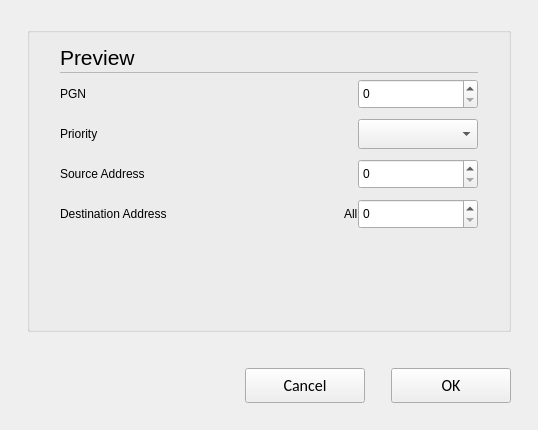
<?xml version="1.0" encoding="UTF-8"?>
<ui version="4.0">
 <class>C_SdBueJ1939PgPropertiesDialog</class>
 <widget class="QWidget" name="C_SdBueJ1939PgPropertiesDialog">
  <property name="geometry">
   <rect>
    <x>0</x>
    <y>0</y>
    <width>538</width>
    <height>430</height>
   </rect>
  </property>
  <property name="windowTitle">
   <string>C_SdBueJ1939PgPropertiesDialog</string>
  </property>
  <layout class="QVBoxLayout" name="verticalLayout" stretch="1,0,0,0">
   <property name="leftMargin">
    <number>27</number>
   </property>
   <property name="topMargin">
    <number>27</number>
   </property>
   <property name="rightMargin">
    <number>27</number>
   </property>
   <property name="bottomMargin">
    <number>0</number>
   </property>
   <item>
    <widget class="stw::opensyde_gui_elements::C_OgeGbx" name="pc_GroupBoxGeneral_5">
     <property name="title">
      <string/>
     </property>
     <layout class="QVBoxLayout" name="verticalLayout_6" stretch="0,0,0,0,1">
      <property name="spacing">
       <number>0</number>
      </property>
      <property name="leftMargin">
       <number>30</number>
      </property>
      <property name="rightMargin">
       <number>30</number>
      </property>
      <property name="bottomMargin">
       <number>13</number>
      </property>
      <item>
       <layout class="QHBoxLayout" name="horizontalLayout_7" stretch="0,0">
        <property name="spacing">
         <number>6</number>
        </property>
        <item>
         <widget class="stw::opensyde_gui_elements::C_OgeLabHeadingGroupBold" name="pc_LabelHeadingPreview">
          <property name="minimumSize">
           <size>
            <width>0</width>
            <height>30</height>
           </size>
          </property>
          <property name="maximumSize">
           <size>
            <width>16777215</width>
            <height>30</height>
           </size>
          </property>
          <property name="font">
           <font>
            <family>Segoe UI</family>
            <pointsize>16</pointsize>
           </font>
          </property>
          <property name="text">
           <string>Preview</string>
          </property>
         </widget>
        </item>
        <item>
         <spacer name="horizontalSpacer_10">
          <property name="orientation">
           <enum>Qt::Horizontal</enum>
          </property>
          <property name="sizeHint" stdset="0">
           <size>
            <width>40</width>
            <height>1</height>
           </size>
          </property>
         </spacer>
        </item>
       </layout>
      </item>
      <item>
       <layout class="QHBoxLayout" name="horizontalLayout_20" stretch="0">
        <property name="spacing">
         <number>0</number>
        </property>
        <property name="topMargin">
         <number>0</number>
        </property>
        <property name="rightMargin">
         <number>0</number>
        </property>
        <property name="bottomMargin">
         <number>0</number>
        </property>
        <item>
         <widget class="stw::opensyde_gui_elements::C_OgeFraSeparator" name="pc_Frame_3">
          <property name="minimumSize">
           <size>
            <width>0</width>
            <height>1</height>
           </size>
          </property>
          <property name="maximumSize">
           <size>
            <width>16777215</width>
            <height>1</height>
           </size>
          </property>
          <property name="frameShape">
           <enum>QFrame::StyledPanel</enum>
          </property>
          <property name="frameShadow">
           <enum>QFrame::Raised</enum>
          </property>
         </widget>
        </item>
       </layout>
      </item>
      <item>
       <spacer name="verticalSpacer_6">
        <property name="orientation">
         <enum>Qt::Vertical</enum>
        </property>
        <property name="sizeType">
         <enum>QSizePolicy::Fixed</enum>
        </property>
        <property name="sizeHint" stdset="0">
         <size>
          <width>40</width>
          <height>6</height>
         </size>
        </property>
       </spacer>
      </item>
      <item>
       <layout class="QGridLayout" name="gridLayout">
        <property name="horizontalSpacing">
         <number>20</number>
        </property>
        <property name="verticalSpacing">
         <number>10</number>
        </property>
        <item row="0" column="0">
         <widget class="stw::opensyde_gui_elements::C_OgeLabGroupItem" name="pc_LabelPgn">
          <property name="minimumSize">
           <size>
            <width>0</width>
            <height>30</height>
           </size>
          </property>
          <property name="text">
           <string>PGN</string>
          </property>
         </widget>
        </item>
        <item row="0" column="1" alignment="Qt::AlignRight">
         <widget class="stw::opensyde_gui_elements::C_OgeSpxNumber" name="pc_SpinBoxPgn">
          <property name="minimumSize">
           <size>
            <width>120</width>
            <height>30</height>
           </size>
          </property>
          <property name="maximumSize">
           <size>
            <width>120</width>
            <height>30</height>
           </size>
          </property>
          <property name="displayIntegerBase">
           <number>10</number>
          </property>
         </widget>
        </item>
        <item row="1" column="0">
         <widget class="stw::opensyde_gui_elements::C_OgeLabGroupItem" name="pc_LabelPriority">
          <property name="text">
           <string>Priority</string>
          </property>
         </widget>
        </item>
        <item row="3" column="0">
         <widget class="stw::opensyde_gui_elements::C_OgeLabGroupItem" name="pc_LabelDestinationAddress">
          <property name="sizePolicy">
           <sizepolicy hsizetype="Preferred" vsizetype="Preferred">
            <horstretch>0</horstretch>
            <verstretch>0</verstretch>
           </sizepolicy>
          </property>
          <property name="text">
           <string>Destination Address</string>
          </property>
         </widget>
        </item>
        <item row="2" column="0">
         <widget class="stw::opensyde_gui_elements::C_OgeLabGroupItem" name="pc_LabelSourceAddress">
          <property name="text">
           <string>Source Address</string>
          </property>
         </widget>
        </item>
        <item row="2" column="1" alignment="Qt::AlignRight">
         <widget class="stw::opensyde_gui_elements::C_OgeSpxNumber" name="pc_SpinBoxSourceAddress">
          <property name="minimumSize">
           <size>
            <width>120</width>
            <height>30</height>
           </size>
          </property>
          <property name="maximumSize">
           <size>
            <width>120</width>
            <height>30</height>
           </size>
          </property>
          <property name="value">
           <number>0</number>
          </property>
          <property name="displayIntegerBase">
           <number>10</number>
          </property>
         </widget>
        </item>
        <item row="1" column="1" alignment="Qt::AlignRight">
         <widget class="stw::opensyde_gui_elements::C_OgeCbxText" name="pc_CbxPriority">
          <property name="sizePolicy">
           <sizepolicy hsizetype="Preferred" vsizetype="Fixed">
            <horstretch>0</horstretch>
            <verstretch>0</verstretch>
           </sizepolicy>
          </property>
          <property name="minimumSize">
           <size>
            <width>120</width>
            <height>30</height>
           </size>
          </property>
          <property name="maximumSize">
           <size>
            <width>120</width>
            <height>30</height>
           </size>
          </property>
         </widget>
        </item>
        <item row="3" column="1">
         <widget class="QWidget" name="widget" native="true">
          <layout class="QHBoxLayout" name="horizontalLayout_2">
           <property name="spacing">
            <number>0</number>
           </property>
           <property name="leftMargin">
            <number>0</number>
           </property>
           <property name="topMargin">
            <number>0</number>
           </property>
           <property name="rightMargin">
            <number>0</number>
           </property>
           <property name="bottomMargin">
            <number>0</number>
           </property>
           <item alignment="Qt::AlignRight">
            <widget class="stw::opensyde_gui_elements::C_OgeLabGroupItem" name="pc_LabelDestinationAddressBroadcast">
             <property name="minimumSize">
              <size>
               <width>0</width>
               <height>30</height>
              </size>
             </property>
             <property name="maximumSize">
              <size>
               <width>16777215</width>
               <height>30</height>
              </size>
             </property>
             <property name="text">
              <string>All</string>
             </property>
            </widget>
           </item>
           <item alignment="Qt::AlignRight">
            <widget class="stw::opensyde_gui_elements::C_OgeSpxNumber" name="pc_SpinBoxDestinationAddress">
             <property name="minimumSize">
              <size>
               <width>120</width>
               <height>30</height>
              </size>
             </property>
             <property name="maximumSize">
              <size>
               <width>120</width>
               <height>30</height>
              </size>
             </property>
             <property name="displayIntegerBase">
              <number>10</number>
             </property>
            </widget>
           </item>
          </layout>
         </widget>
        </item>
       </layout>
      </item>
      <item>
       <spacer name="verticalSpacer">
        <property name="orientation">
         <enum>Qt::Vertical</enum>
        </property>
        <property name="sizeHint" stdset="0">
         <size>
          <width>20</width>
          <height>40</height>
         </size>
        </property>
       </spacer>
      </item>
     </layout>
    </widget>
   </item>
   <item>
    <spacer name="pc_VerticalSpacerButtonsObove">
     <property name="orientation">
      <enum>Qt::Vertical</enum>
     </property>
     <property name="sizeType">
      <enum>QSizePolicy::Fixed</enum>
     </property>
     <property name="sizeHint" stdset="0">
      <size>
       <width>20</width>
       <height>30</height>
      </size>
     </property>
    </spacer>
   </item>
   <item>
    <layout class="QHBoxLayout" name="horizontalLayout_22">
     <item>
      <spacer name="horizontalSpacer_9">
       <property name="orientation">
        <enum>Qt::Horizontal</enum>
       </property>
       <property name="sizeHint" stdset="0">
        <size>
         <width>40</width>
         <height>20</height>
        </size>
       </property>
      </spacer>
     </item>
     <item>
      <widget class="stw::opensyde_gui_elements::C_OgePubCancel" name="pc_PushButtonCancel">
       <property name="minimumSize">
        <size>
         <width>120</width>
         <height>35</height>
        </size>
       </property>
       <property name="maximumSize">
        <size>
         <width>120</width>
         <height>35</height>
        </size>
       </property>
       <property name="font">
        <font>
         <family>Calibri</family>
         <pointsize>12</pointsize>
        </font>
       </property>
       <property name="text">
        <string>Cancel</string>
       </property>
      </widget>
     </item>
     <item>
      <spacer name="horizontalSpacer">
       <property name="orientation">
        <enum>Qt::Horizontal</enum>
       </property>
       <property name="sizeType">
        <enum>QSizePolicy::Fixed</enum>
       </property>
       <property name="sizeHint" stdset="0">
        <size>
         <width>20</width>
         <height>20</height>
        </size>
       </property>
      </spacer>
     </item>
     <item>
      <widget class="stw::opensyde_gui_elements::C_OgePubDialog" name="pc_PushButtonOk">
       <property name="minimumSize">
        <size>
         <width>120</width>
         <height>35</height>
        </size>
       </property>
       <property name="maximumSize">
        <size>
         <width>120</width>
         <height>35</height>
        </size>
       </property>
       <property name="font">
        <font>
         <family>Calibri</family>
         <pointsize>12</pointsize>
        </font>
       </property>
       <property name="text">
        <string>OK</string>
       </property>
      </widget>
     </item>
    </layout>
   </item>
   <item>
    <spacer name="verticalSpacer_7">
     <property name="orientation">
      <enum>Qt::Vertical</enum>
     </property>
     <property name="sizeType">
      <enum>QSizePolicy::Fixed</enum>
     </property>
     <property name="sizeHint" stdset="0">
      <size>
       <width>20</width>
       <height>27</height>
      </size>
     </property>
    </spacer>
   </item>
  </layout>
 </widget>
 <customwidgets>
  <customwidget>
   <class>stw::opensyde_gui_elements::C_OgeFraSeparator</class>
   <extends>QFrame</extends>
   <header>C_OgeFraSeparator.hpp</header>
   <container>1</container>
  </customwidget>
  <customwidget>
   <class>stw::opensyde_gui_elements::C_OgeLabHeadingGroupBold</class>
   <extends>QLabel</extends>
   <header>C_OgeLabHeadingGroupBold.hpp</header>
  </customwidget>
  <customwidget>
   <class>stw::opensyde_gui_elements::C_OgePubDialog</class>
   <extends>QPushButton</extends>
   <header>C_OgePubDialog.hpp</header>
  </customwidget>
  <customwidget>
   <class>stw::opensyde_gui_elements::C_OgeGbx</class>
   <extends>QGroupBox</extends>
   <header>C_OgeGbx.hpp</header>
   <container>1</container>
  </customwidget>
  <customwidget>
   <class>stw::opensyde_gui_elements::C_OgePubCancel</class>
   <extends>QPushButton</extends>
   <header>C_OgePubCancel.hpp</header>
  </customwidget>
  <customwidget>
   <class>stw::opensyde_gui_elements::C_OgeCbxText</class>
   <extends>QComboBox</extends>
   <header>C_OgeCbxText.hpp</header>
  </customwidget>
  <customwidget>
   <class>stw::opensyde_gui_elements::C_OgeSpxNumber</class>
   <extends>QSpinBox</extends>
   <header>C_OgeSpxNumber.hpp</header>
  </customwidget>
  <customwidget>
   <class>stw::opensyde_gui_elements::C_OgeLabGroupItem</class>
   <extends>QLabel</extends>
   <header>C_OgeLabGroupItem.hpp</header>
  </customwidget>
 </customwidgets>
 <tabstops>
  <tabstop>pc_SpinBoxPgn</tabstop>
  <tabstop>pc_CbxPriority</tabstop>
  <tabstop>pc_SpinBoxSourceAddress</tabstop>
  <tabstop>pc_SpinBoxDestinationAddress</tabstop>
  <tabstop>pc_PushButtonCancel</tabstop>
  <tabstop>pc_PushButtonOk</tabstop>
 </tabstops>
 <resources/>
 <connections/>
</ui>
